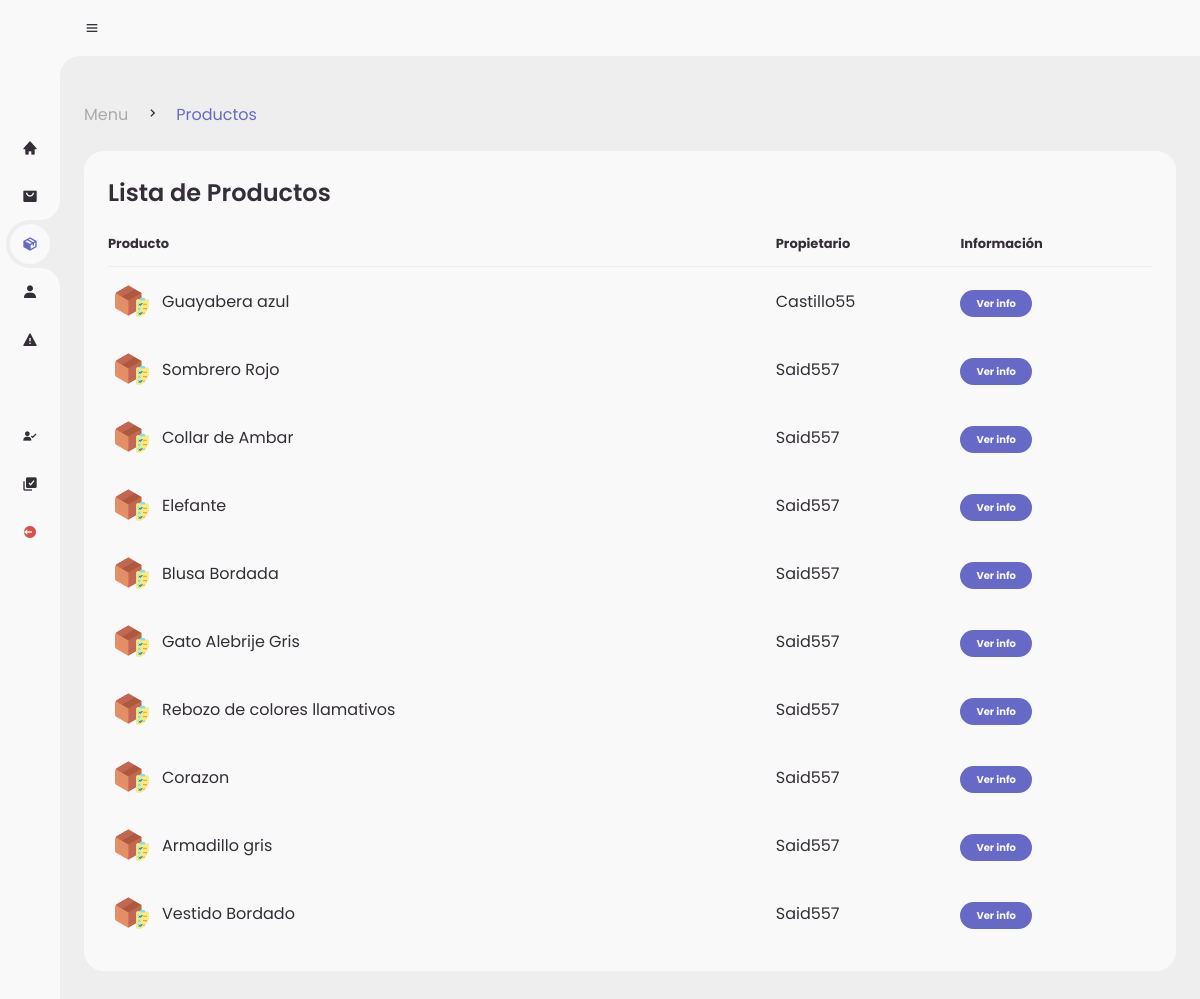
/admin/products.php, run on the app's committed database.
### tables this page shows
CREATE TABLE `products` (
  `id_product` int(11) NOT NULL,
  `product` varchar(80) NOT NULL,
  `image1` varchar(80) NOT NULL,
  `price` int(11) NOT NULL,
  `description` varchar(250) NOT NULL,
  `category` varchar(30) NOT NULL,
  `stock` int(11) NOT NULL,
  `image2` varchar(30) NOT NULL,
  `image3` varchar(30) NOT NULL,
  `ID_registro` int(11) DEFAULT NULL,
  `estatus` varchar(50) NOT NULL
);

CREATE TABLE `reg_sellers` (
  `IDregseller` int(11) NOT NULL,
  `Nombre` varchar(255) NOT NULL,
  `apellidos` varchar(255) NOT NULL,
  `nickname` varchar(255) NOT NULL,
  `lada` int(4) NOT NULL,
  `telefono` varchar(20) NOT NULL,
  `telefonoref` varchar(20) NOT NULL,
  `domicilio` varchar(255) NOT NULL,
  `postal` varchar(10) NOT NULL,
  `identificador` varchar(255) NOT NULL,
  `solicitud` varchar(50) NOT NULL,
  `ID_registro` int(11) DEFAULT NULL
);

### admin/products.php (the view, shortened to what this page needs)
<!DOCTYPE html>
<?php
	include('../global/conexion.php');
?>
<html lang="en">
<head>
	<link href='https://unpkg.com/boxicons@2.0.9/css/boxicons.min.css' rel='stylesheet'>
	<link rel="stylesheet" href="style.css">
</head>
<body>
	<section id="sidebar">
		<a href="./menu.php" class="brand">
		</a>
		<ul class="side-menu top">
			<li >
				<a href="./menu.php">
					<i class='bx bxs-home' ></i>
				</a>
			</li>
			<li>
				<a href="./orders.php">
					<i class='bx bxs-shopping-bag-alt' ></i>
				</a>
			</li>
			<li class="active">
				<a href="./products.php">
					<i class='bx bxs-package'></i>
				</a>
			</li>
			<li>
				<a href="./sellers.php">
					<i class='bx bxs-user' ></i>
				</a>
			</li>
			<li>
				<a href="./reports.php">
					<i class='bx bxs-error' ></i>
				</a>
			</li>
		</ul>
		<ul class="side-menu">
			<li>
				<a href="./reg-vendedores.php">
					<i class='bx bxs-user-check' ></i>
				</a>
			</li>
			<li>
				<a href="./reg-productos.php">
					<i class='bx bxs-select-multiple' ></i>
				</a>
			</li>
			<li>
				<a href="../global/logout.php" class="logout">
					<i class='bx bxs-log-out-circle' ></i>
				</a>
			</li>
		</ul>
	</section>
	<section id="content">
		<nav>
			<i class='bx bx-menu' ></i>
		</nav>
		<main>
			<div class="head-title">
				<div class="left">
					<ul class="breadcrumb">
						<li>
							<a href="./menu.php">Menu</a>
						</li>
						<li><i class='bx bx-chevron-right' ></i></li>
						<li>
							<a class="active" href="./products.php">Productos</a>
						</li>
					</ul>
				</div>
			</div>
			<div class="table-data">
				<div class="order">
					<div class="head">
						<h3>Lista de Productos</h3>
					</div>
					<table>
						<thead>
							<tr>
								<th>Producto</th>
								<th>Propietario</th>
								<th>Información</th>
							</tr>
						</thead>
						<tbody>
						<?php
							$query = mysqli_query($conn,"SELECT * FROM products INNER JOIN reg_sellers
							WHERE products.ID_registro = reg_sellers.ID_registro AND stock > 0 ORDER BY rand()");
							while($data = mysqli_fetch_array($query)){
						?>
							<tr>
								<td>
									<img src="../assets/utilities/caja.png">
									<p><?php echo $data['product']?></p>
								</td>
                                <td><?php echo $data['nickname']?></td>
								<td><a href="pages/det-prod.php?product=<?php echo $data['id_product']?>"><span class="status completed">Ver info</span></a></td>
							</tr>
						<?php }?>
						</tbody>
					</table>
				</div>
		</main>
	</section>
</body>
</html>

### data on the page
products: product "Guayabera azul", reg_sellers.nickname "Castillo55"
products: product "Sombrero Rojo", reg_sellers.nickname "Said557"
products: product "Collar de Ambar", reg_sellers.nickname "Said557"
products: product "Elefante", reg_sellers.nickname "Said557"
products: product "Blusa Bordada", reg_sellers.nickname "Said557"
products: product "Gato Alebrije Gris", reg_sellers.nickname "Said557"
products: product "Rebozo de colores llamativos", reg_sellers.nickname "Said557"
products: product "Corazon", reg_sellers.nickname "Said557"
products: product "Armadillo gris", reg_sellers.nickname "Said557"
products: product "Vestido Bordado", reg_sellers.nickname "Said557"
